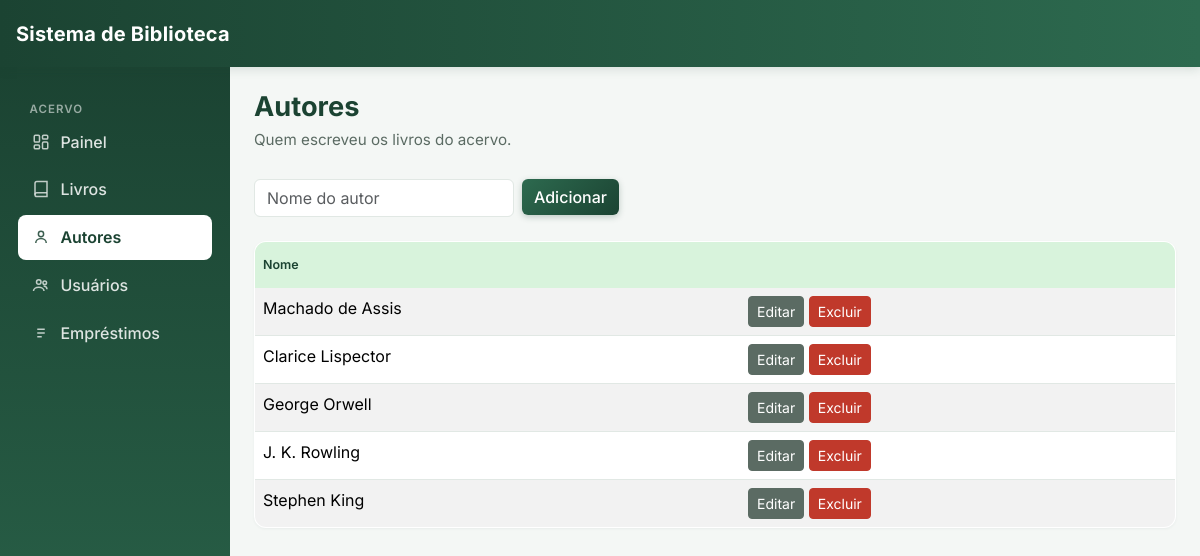
Before: /pages/autores.php with the older database file.
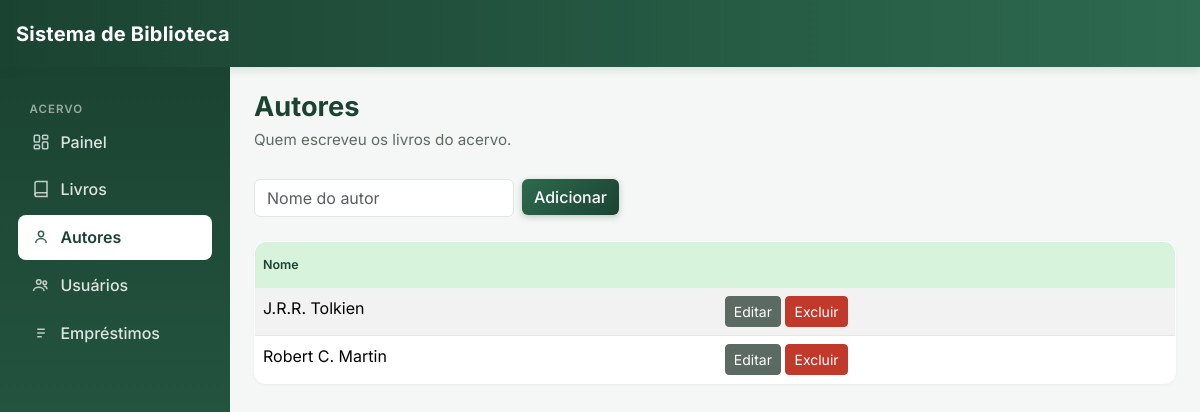
After: the same page with the newer database file.
### tables this page shows
CREATE TABLE autores (
    id INT AUTO_INCREMENT PRIMARY KEY,
    nome VARCHAR(120) NOT NULL
);

### includes/funcoes.php (called while the page is built, shortened)
<?php
function listarDados($conexao, $tabela) {
    return mysqli_query($conexao, "SELECT * FROM $tabela");
}

### pages/autores.php (the view, shortened to what this page needs)
<?php
require_once __DIR__ . '/../includes/conexao.php';
require_once __DIR__ . '/../includes/funcoes.php';
$autorEditando = null;
$autores = listarDados($conexao, 'autores');
require_once __DIR__ . '/../includes/header.php';
require_once __DIR__ . '/../includes/sidebar.php';
?>
<div class="container-fluid p-4">
  <h1>Autores</h1>
  <p class="subtitulo">Quem escreveu os livros do acervo.</p>
  <form method="POST" class="row g-2 mb-4">
    <div class="col-auto">
      <input type="text" name="nome" class="form-control" placeholder="Nome do autor"
             value="<?= htmlspecialchars($autorEditando['nome'] ?? '') ?>" required>
    </div>
    <div class="col-auto">
      <button class="btn btn-primary"><?= $autorEditando ? 'Salvar edição' : 'Adicionar' ?></button>
    </div>
  </form>
  <?php if (mysqli_num_rows($autores) === 0): ?>
    <p class="text-muted">Nenhum autor cadastrado ainda.</p>
  <?php else: ?>
  <table class="table table-striped">
    <thead><tr><th>Nome</th><th></th></tr></thead>
    <tbody>
      <?php while ($autor = mysqli_fetch_assoc($autores)): ?>
      <tr>
        <td><?= htmlspecialchars($autor['nome']) ?></td>
        <td>
          <a href="?editar=<?= $autor['id'] ?>" class="btn btn-sm btn-secondary">Editar</a>
          <a href="?excluir=<?= $autor['id'] ?>" class="btn btn-sm btn-danger"
             onclick="return confirm('Excluir este autor? Essa ação não pode ser desfeita.')">Excluir</a>
        </td>
      </tr>
      <?php endwhile; ?>
    </tbody>
  </table>
  <?php endif; ?>
</div>
<?php require_once __DIR__ . '/../includes/footer.php'; ?>

Changed rows visible on the page:
removed autores: nome "George Orwell"
removed autores: nome "J. K. Rowling"
removed autores: nome "Stephen King"
changed autores: nome "Machado de Assis" → "J.R.R. Tolkien"
changed autores: nome "Clarice Lispector" → "Robert C. Martin"
